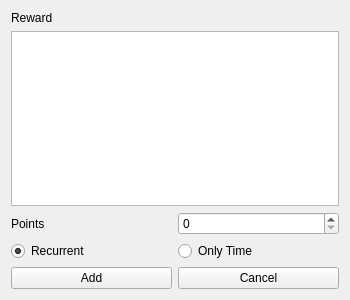
<?xml version="1.0" encoding="UTF-8"?>
<ui version="4.0">
 <class>Form</class>
 <widget class="QWidget" name="Form">
  <property name="geometry">
   <rect>
    <x>0</x>
    <y>0</y>
    <width>350</width>
    <height>300</height>
   </rect>
  </property>
  <property name="windowTitle">
   <string>Reward</string>
  </property>
  <layout class="QVBoxLayout" name="verticalLayout">
   <item>
    <widget class="QLabel" name="label">
     <property name="text">
      <string>Reward</string>
     </property>
    </widget>
   </item>
   <item>
    <widget class="QTextEdit" name="T_Description"/>
   </item>
   <item>
    <layout class="QHBoxLayout" name="horizontalLayout">
     <item>
      <widget class="QLabel" name="label_2">
       <property name="text">
        <string>Points</string>
       </property>
      </widget>
     </item>
     <item>
      <widget class="QSpinBox" name="SB_Points">
       <property name="maximum">
        <number>10000</number>
       </property>
      </widget>
     </item>
    </layout>
   </item>
   <item>
    <layout class="QHBoxLayout" name="horizontalLayout_2">
     <item>
      <widget class="QRadioButton" name="RB_Recurrent">
       <property name="text">
        <string>Recurrent</string>
       </property>
       <property name="checked">
        <bool>true</bool>
       </property>
      </widget>
     </item>
     <item>
      <widget class="QRadioButton" name="RB_OnlyTime">
       <property name="text">
        <string>Only Time</string>
       </property>
      </widget>
     </item>
    </layout>
   </item>
   <item>
    <layout class="QHBoxLayout" name="horizontalLayout_3">
     <item>
      <widget class="QPushButton" name="B_Add">
       <property name="text">
        <string>Add</string>
       </property>
      </widget>
     </item>
     <item>
      <widget class="QPushButton" name="B_Cancel">
       <property name="text">
        <string>Cancel</string>
       </property>
      </widget>
     </item>
    </layout>
   </item>
  </layout>
 </widget>
 <resources/>
 <connections/>
</ui>
